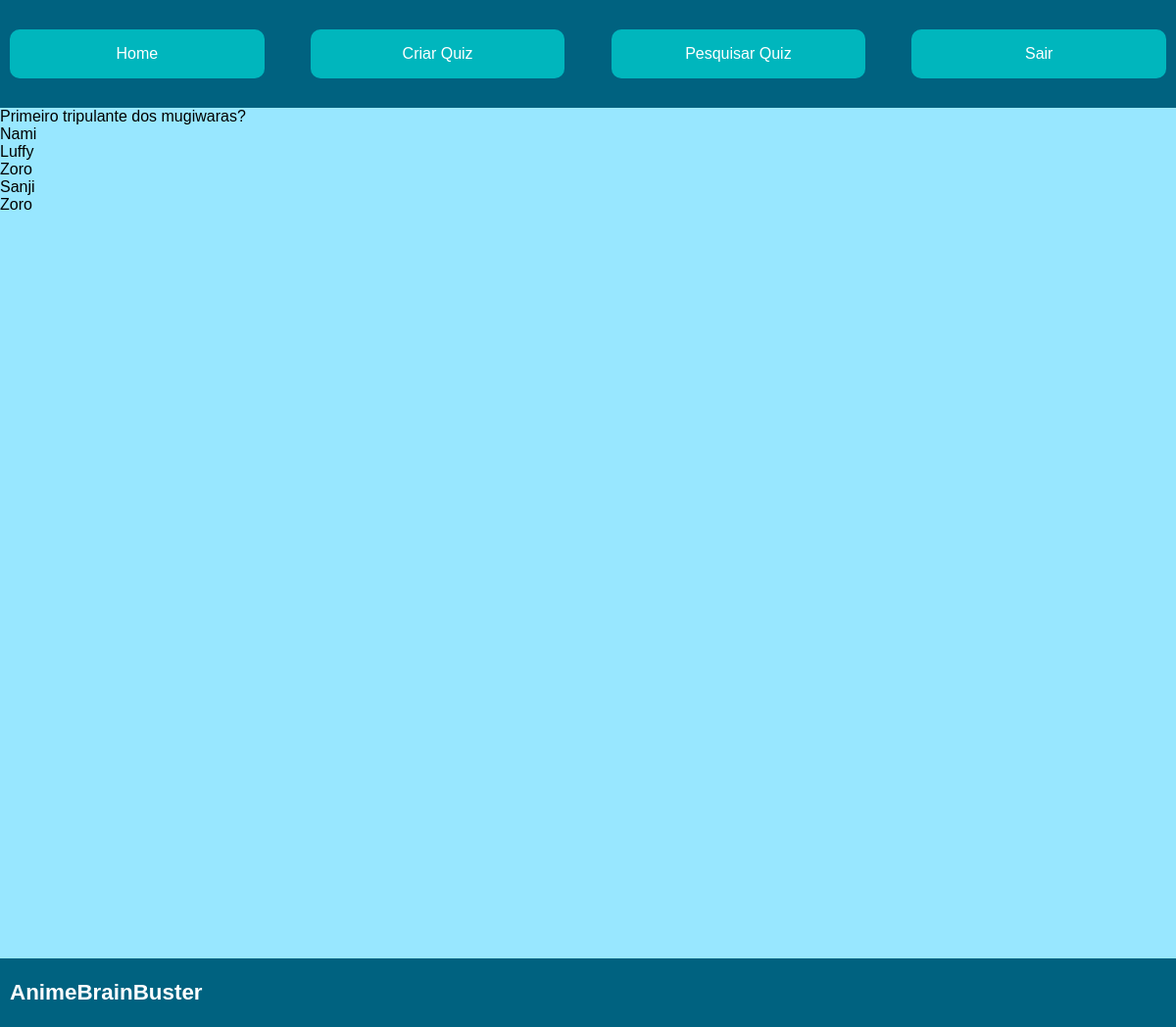
The app's page /quizindividual/1 (signed in) with its own data.
### animes/models.py (models this page shows, shortened)
class Pergunta(models.Model):
    pergunta = models.CharField(max_length=200)
    respostaA = models.CharField(max_length=200)
    respostaB = models.CharField(max_length=200)
    respostaC = models.CharField(max_length=200)
    respostaD = models.CharField(max_length=200)
    respostaCorreta = models.CharField(max_length=200)
    quiz = models.ForeignKey("Quiz", related_name="quiz", on_delete=models.CASCADE)

### animes/views.py (the view)
# urls.py: path('quizindividual/<int:pk>',QuizIndividual.as_view(), name='quizIndividual'),
class QuizIndividual(LoginRequiredMixin, ListView):
    template_name = "quiz-individual.html"
    model = Pergunta
    def get_context_data(self, **kwargs):
        context = super().get_context_data(**kwargs)
        ID_quiz_url = self.kwargs.get('pk')
        nome_quiz = get_object_or_404(Quiz, pk=ID_quiz_url)
        perguntas = Pergunta.objects.filter(quiz__pk = ID_quiz_url)
        context['object_list'] = perguntas
        context['quiz'] = nome_quiz.nome
        return context

### animes/templates/quiz-individual.html (shortened to what this page needs)
{% extends 'base.html' %}
{% load static %}
{% block content %}
<div class="content">
    {% for pergunta in object_list %}
        {{ pergunta.pergunta }}<br>
        {{ pergunta.respostaA }}<br>
        {{ pergunta.respostaB }}<br>
        {{ pergunta.respostaC }}<br>
        {{ pergunta.respostaD }}<br>
        {{ pergunta.respostaCorreta }}<br><br>
    {% endfor %}
</div>
{% endblock %}

### static/css/style.css (style rules this page uses)
* { padding: 0; margin: 0; font-family: Arial, Helvetica, sans-serif; }
.content { background-color:rgb(152, 231, 255); min-height: 868px; }

### records on screen
Pergunta: pergunta "Primeiro tripulante dos mugiwaras?", respostaA "Nami", respostaB "Luffy", respostaC "Zoro", respostaD "Sanji", respostaCorreta "Zoro"
